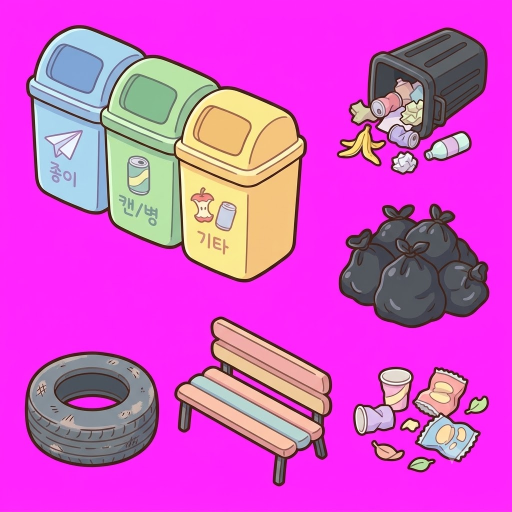
#> input picture 이미지 에셋/테마 1단계 소품.jpg, 1024 x 1024 px (shown at 1/2 size)
$ python cut_theme1.py
#> lines starting #> are read from the running program, lines starting #| are printed output that depends on the picture; after the words box and inside, x2 and y2 are one past the last pixel; in counts of white or black regions, pixels touching at a corner belong together
### game/tools/cut_heroes.py
# 주인공(호야·민지) 시트 → 프레임별 투명 PNG
# 입력: 이미지 에셋/*.png (Gemini 앱 생성, 마젠타/초록 단색 배경, 일부에 격자선·잔상 스프라이트 섞임)
# 처리: 크로마키(배경색 → 투명, 색 번짐 제거) → 격자선 제거 → 연결 요소 중 칸마다 가장 큰 덩어리만 채택(잔상 제외)
#       → 발바닥 정렬 공통 캔버스 → 높이 128px로 축소 → game/assets/sprites/heroes/<id>_<anim>_<n>.png
# 사용: python game/tools/cut_heroes.py     (미리보기: game/assets_src/kids/preview_*.png)
import sys
from pathlib import Path
import numpy as np
from cut_webp import save_webp
from PIL import Image
from scipy import ndimage

ROOT = Path(__file__).resolve().parents[2]
SRC = ROOT / "이미지 에셋"
OUT = ROOT / "game" / "assets" / "sprites" / "heroes"
PREVIEW = ROOT / "game" / "assets_src" / "kids"
IDLE_H = 112         # 두 주인공의 '서 있기' 키를 이 높이로 통일한다(캐릭터 간 크기 차이 방지)
FOOT_PAD = 2         # 캔버스 높이는 모든 프레임(칼 든 공격 등)이 들어가는 공통 크기로 자동 결정

# 시트 파일, 배경색, 키 판정 범위(lo, hi): 키 성분이 lo 이하면 불투명, hi 이상이면 투명.
# 잔상·반투명 격자가 섞인 B·C는 좁게(엄격하게) 잡아 배경에 가까운 옅은 잡티를 함께 지운다.
SHEETS = {
    "A": ("주인공.png", "magenta", (60, 200)),        # 호야 이동
    "B": ("주인공 전투.png", "magenta", (25, 50)),    # 호야 전투(격자선·잔상 있음)
    "C": ("여주인공.png", "green", (25, 50)),         # 민지 이동(잔상 있음)
    "D": ("여주인공 전투.png", "green", (60, 200)),   # 민지 전투
}
# 시트별로 잔상이 캐릭터와 맞닿아 연결 요소로 분리되지 않는 자리를 좌표(x0,y0,x1,y1)로 직접 지운다.
ERASE = {
    "B": [(1380, 875, 1800, 1024),                           # 공격 3 발밑에 붙은 '쓰러진 호야' 잔상
          (1300, 300, 1500, 660)],                           # 공격 3 가방 옆에 붙은 '점프 호야' 잔상
    "C": [(0, 1365, 830, 2048), (1200, 1365, 1560, 2048)],   # 3줄: 잔상 민지·격자 패치(점프 프레임 옆)
}
# 3×3 격자 기준 칸 좌표 (2048px). B는 3×2.
def cell3(c, r): s = 2048 / 3; return (int(c * s), int(r * s), int((c + 1) * s), int((r + 1) * s))
def cellB(c, r): s = 2048 / 3; return (int(c * s), int(r * 1010), int((c + 1) * s), int(r * 1010 + 1010))

# 캐릭터별 애니메이션 → (시트, 칸) 목록
FRAMES = {
    "hoya": {
        "idle":   [("A", cell3(0, 2))],
        "walk":   [("A", cell3(0, 0)), ("A", cell3(1, 0)), ("A", cell3(2, 0))],
        "run":    [("A", cell3(0, 1)), ("A", cell3(1, 1)), ("A", cell3(2, 1))],
        "jump":   [("A", cell3(1, 2)), ("A", cell3(2, 2))],
        "attack": [("B", cellB(0, 0)), ("B", cellB(1, 0)), ("B", cellB(2, 0))],
        # B의 피격 칸은 글자·잔상 민지가 몸에 겹쳐 있고 얼굴도 깨져 있어 서 있는 프레임을 대신 쓴다(피격 섬광으로 표현)
        "hurt":   [("A", cell3(0, 2))],
        "down":   [("B", cellB(1, 1))],
    },
    "minji": {
        "idle":   [("D", cell3(2, 2))],
        "walk":   [("C", cell3(0, 0)), ("C", cell3(1, 0)), ("C", cell3(2, 0))],
        "run":    [("C", cell3(0, 1)), ("C", cell3(1, 1)), ("C", cell3(2, 1))],
        # C의 점프 최고점 칸은 반투명 격자가 다리 뒤에 겹쳐 분리 불가 → 뛰어오르는 프레임 1장만 사용
        "jump":   [("C", cell3(1, 2))],
        "attack": [("D", cell3(0, 0)), ("D", cell3(1, 0)), ("D", cell3(2, 0))],
        "hurt":   [("D", cell3(0, 1))],
        "down":   [("D", cell3(1, 2))],
    },
}

def chroma_key(rgb, key, band=(60, 200), strict_magenta=False):
    """배경색과의 '키 성분' 차이로 부드러운 알파를 만들고, 반투명 가장자리의 배경색 번짐을 제거한다.
    strict_magenta: 마젠타 키를 min(R,B)-G로 계산 → 분홍(꽃잎·볼)처럼 R만 높은 색은 배경으로 오인하지 않는다."""
    r, g, b = [rgb[..., i].astype(np.float32) for i in range(3)]
    if key == "magenta":
        keyness = (np.minimum(r, b) - g) if strict_magenta else (r + b) / 2 - g
        keycol = np.array([255, 0, 255], np.float32)
    else:
        keyness = g - (r + b) / 2; keycol = np.array([0, 255, 0], np.float32)
    lo, hi = float(band[0]), float(band[1])
    alpha = 1 - np.clip((keyness - lo) / (hi - lo), 0, 1)
    a = alpha[..., None]
    col = np.where(a > 0.02, (rgb.astype(np.float32) - (1 - a) * keycol) / np.maximum(a, 0.02), 0)
    return np.clip(col, 0, 255).astype(np.uint8), (alpha * 255).astype(np.uint8)

# [89 lines left out: functions remove_grid_lines, extract, main, not called in this run]

# [2 lines that do not run on import are left out]

### game/tools/cut_webp.py
"""Common WebP encoder for the diet tool and all cut_* asset generators."""
from io import BytesIO
from pathlib import Path
from PIL import Image, ImageChops, features


def difference(original, decoded):
    """All RGBA channels, including hidden RGB; alpha must be preserved exactly."""
    a, b = original.convert('RGBA'), decoded.convert('RGBA')
    if a.size != b.size:
        raise ValueError('WebP dimensions changed')
    delta = ImageChops.difference(a, b)
    hist = delta.histogram()
    pixels = a.width * a.height
    return {'maxChannelDelta': max(v[1] for v in delta.getextrema()),
            'meanChannelDelta': sum(i * hist[c*256+i] for c in range(4) for i in range(256)) / (pixels*4),
            'changedPixelRatio': sum(any(px) for px in delta.get_flattened_data()) / pixels,
            'alphaExact': a.getchannel('A').tobytes() == b.getchannel('A').tobytes()}


def encode_webp(image, lossy=False):
    if not features.check('webp'):
        raise RuntimeError('Pillow WebP support required')
    im = image.convert('RGBA')
    attempts = []
    for lossless, quality in ([(False,90),(False,95),(True,100)] if lossy else [(True,100)]):
        stream = BytesIO()
        im.save(stream, format='WEBP', lossless=lossless, quality=quality, method=6, exact=True)
        data = stream.getvalue()
        with Image.open(BytesIO(data)) as decoded:
            diff = difference(im, decoded)
        attempts.append({'lossless':lossless,'quality':quality,'bytes':len(data), **diff})
        if diff['alphaExact'] and diff['maxChannelDelta'] <= (0 if lossless else 24):
            return data, {**attempts[-1], 'attempts':attempts}
    raise ValueError('Encoder did not preserve alpha / lossless pixels')


def save_webp(image, path):
    """Generators always emit lossless assets, preserving replay pixels and shared path families."""
    dest = Path(path).with_suffix('.webp')
    data, _ = encode_webp(image)
    dest.write_bytes(data)
    # Some runtime paths deliberately retain PNG/JPG for compositing or size. Recutting
    # must refresh those existing companions too, rather than leave stale art in the game.
    png = dest.with_suffix('.png')
    jpg = dest.with_suffix('.jpg')
    if png.exists(): image.save(png, format='PNG', optimize=True)
    if jpg.exists(): image.convert('RGB').save(jpg, format='JPEG', quality=100, optimize=True)
    return dest

### game/tools/cut_theme1.py
# 환경 테마 1 「쓰레기 마을」 그림 가공: 이미지 에셋/테마 1단계 *.jpg, 아이템. 공용.jpg, 바닥 타일.jpg, 쓰레기산.jpg
#   → game/assets/sprites/t1/*.png (투명 PNG · 이어 붙는 바닥 타일)
# 처리: 마젠타 크로마키(JPEG라 띠 폭 넉넉히) → 상자(box)별로 잘라 가장 큰 덩어리(또는 전부) 채택 → 높이 맞춰 축소.
#       바닥은 Gemini 별 표식을 다른 곳 무늬로 덮고(patch), 반 칸 밀어 겹치는 방식으로 이어 붙게(seamless) 만든 뒤 448px로 축소.
# 사용: python game/tools/cut_theme1.py   (미리보기: game/assets_src/theme1/preview_t1.png)
import sys
from pathlib import Path
import numpy as np
from cut_webp import save_webp
from PIL import Image
from scipy import ndimage

sys.path.insert(0, str(Path(__file__).resolve().parent))
from cut_heroes import chroma_key  # noqa: E402

ROOT = Path(__file__).resolve().parents[2]
SRC = ROOT / "이미지 에셋"
OUT = ROOT / "game" / "assets" / "sprites" / "t1"
PREVIEW = ROOT / "game" / "assets_src" / "theme1"
TILE = 448

# (파일, 키 밴드, 지울 영역 목록, 잘라낼 것들[(출력 이름, box, 출력 높이, 모드, 최소 크기 비율)])
# 모드 largest = 상자 안에서 가장 큰 덩어리 하나(번호·글자·잡티 제거), all = 최소 비율 이상 덩어리 전부(연기·흩어진 조각 유지)
SHEETS = [
    ("테마 1단계 소품.jpg", (35, 150), [(870, 870, 960, 960)], [
        ("prop_bins.webp",       (30, 40, 630, 580),  200, "largest", 0),
        ("prop_bin_fallen.webp", (650, 50, 1000, 350), 150, "all", 0.02),
        ("prop_bags.webp",       (660, 370, 1000, 650), 140, "largest", 0),
        ("prop_tire.webp",       (30, 680, 330, 960), 120, "largest", 0),
        ("prop_bench.webp",      (330, 620, 680, 970), 150, "largest", 0),
        ("prop_litter.webp",     (700, 700, 1000, 960), 120, "all", 0.03),
    ]),
    ("테마 1단계 적.jpg", (35, 150), [(870, 870, 960, 960)], [
        ("en_snackbag.webp",  (30, 60, 360, 440),  160, "largest", 0),
        ("en_buttbug.webp",   (365, 60, 700, 440), 160, "largest", 0),
        ("en_bottle.webp",    (700, 60, 1000, 440), 160, "largest", 0),
        ("en_baggy.webp",     (30, 560, 360, 905), 160, "largest", 0),
        ("en_foodwaste.webp", (365, 560, 740, 905), 160, "largest", 0),
        ("en_fly.webp",       (740, 560, 1000, 900), 160, "largest", 0),
    ]),
    ("테마 1단계 보스.jpg", (35, 150), [], [
        ("boss_calm.webp",  (10, 20, 500, 566),  300, "all", 0.02),
        ("boss_angry.webp", (500, 20, 1014, 566), 300, "all", 0.02),
    ]),
    ("아이템. 공용.jpg", (20, 90), [], [
        ("item_sprout.webp",     (55, 55, 340, 340),  64, "largest", 0),
        ("item_sprout_big.webp", (375, 55, 655, 340), 64, "largest", 0),
        ("item_recycle.webp",    (690, 55, 975, 340), 64, "largest", 0),
        ("item_heart.webp",      (55, 370, 340, 655), 64, "largest", 0),
        ("item_orb.webp",        (375, 370, 655, 655), 64, "largest", 0),
        ("item_star.webp",       (690, 370, 975, 655), 64, "largest", 0),
    ]),
]
# (파일, 출력 이름, 별 표식 덮기 [(덮을 상자, 가져올 위치)])
TILES = [
    ("테마 1단계 흙.jpg", "floor_dirt.webp", [((860, 860, 960, 960), (300, 300))]),
    ("바닥 타일.jpg", "floor_concrete.webp", [((860, 860, 960, 960), (300, 300))]),
    ("쓰레기산.jpg", "floor_trash.webp", [((860, 860, 960, 960), (300, 300))]),
]


def cut(col, alpha, box, out_h, mode, min_frac):
    x0, y0, x1, y1 = box
    a = alpha[y0:y1, x0:x1]; c = col[y0:y1, x0:x1]
    mask = a > 40
    lab, n = ndimage.label(ndimage.binary_dilation(mask, iterations=2))
    if n == 0: raise RuntimeError(f"빈 상자 {box}")
    sizes = ndimage.sum(mask, lab, range(1, n + 1))
    if mode == "largest": keep = [int(np.argmax(sizes)) + 1]
    else: keep = [i + 1 for i, s in enumerate(sizes) if s >= min_frac * sizes.max()]
    sel = np.isin(lab, keep) & mask
    ys, xs = np.where(sel)
    by0, by1, bx0, bx1 = ys.min(), ys.max() + 1, xs.min(), xs.max() + 1
    frame = np.dstack([c, np.where(sel, a, 0)])[by0:by1, bx0:bx1]
    im = Image.fromarray(frame, "RGBA").convert("RGBa")
    scale = out_h / im.height
    im = im.resize((max(1, round(im.width * scale)), out_h), Image.LANCZOS).convert("RGBA")
    return im


def make_tile(name, out_name, patches):
    arr = np.asarray(Image.open(SRC / name).convert("RGB")).astype(np.float32)
    h, w = arr.shape[:2]
    for (bx0, by0, bx1, by1), (sx, sy) in patches:
        arr[by0:by1, bx0:bx1] = arr[sy:sy + (by1 - by0), sx:sx + (bx1 - bx0)]
    # 반 칸 민 그림(경계가 원래 그림의 한가운데라 이어짐)을 가장자리 띠(12%)에서만 섞는다 → 상하좌우로 이어 붙어도 티가 안 남
    sh = np.roll(np.roll(arr, h // 2, axis=0), w // 2, axis=1)
    yy, xx = np.mgrid[0:h, 0:w]
    band = 0.12
    dx = np.minimum(xx, w - 1 - xx) / (band * w); dy = np.minimum(yy, h - 1 - yy) / (band * h)
    wgt = (1 - np.clip(np.minimum(dx, dy), 0, 1))[..., None]
    out = arr * (1 - wgt) + sh * wgt
    im = Image.fromarray(np.clip(out, 0, 255).astype(np.uint8)).resize((TILE, TILE), Image.LANCZOS)
    save_webp(im, OUT / out_name)
    print(out_name, im.size, round((OUT / out_name).stat().st_size / 1024), "KB")


def main():
    OUT.mkdir(parents=True, exist_ok=True); PREVIEW.mkdir(parents=True, exist_ok=True)
    made = []
    for name, band, erase, cuts in SHEETS:
        rgb = np.asarray(Image.open(SRC / name).convert("RGB"))
#> rgb is the input picture: shape (1024, 1024, 3); mean R, G, B 213.9, 82.3, 203.4
        col, alpha = chroma_key(rgb, "magenta", band, strict_magenta=True)
#> in chroma_key, `r, g, b = [rgb[..., i].astype(np.float32) for i in range(3)]`:
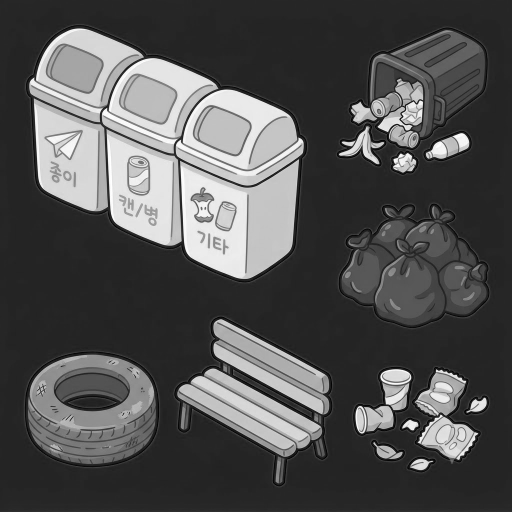
#> g: shape (1024, 1024) float32 (shown at 1/2 size); min 0, max 255, mean 82.3
#> in chroma_key, `keyness = (np.minimum(r, b) - g) if strict_magenta else (r + b) / 2 - g`:
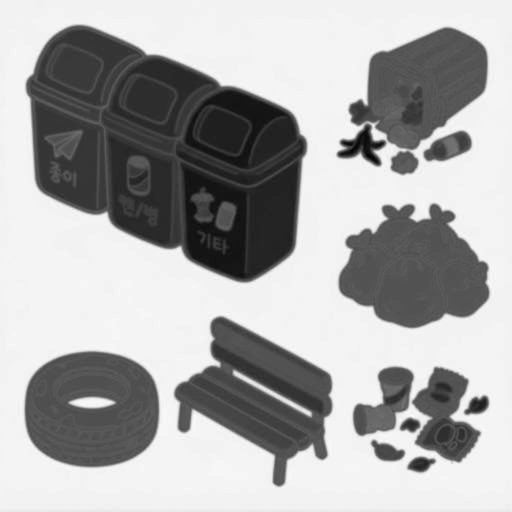
#> keyness: shape (1024, 1024) float32 (shown at 1/2 size); min -119, max 232, mean 116.8; drawn with min black and max white
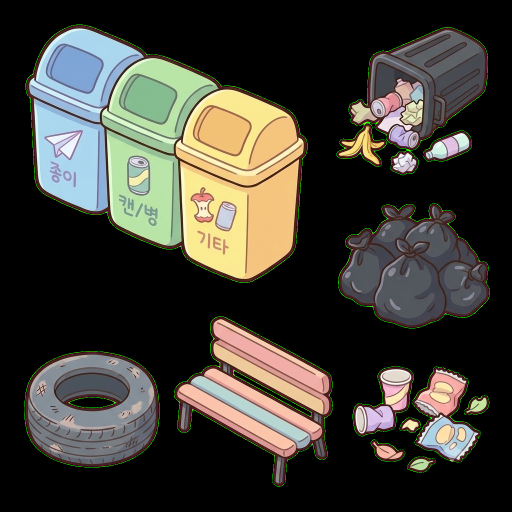
#> col: shape (1024, 1024, 3) (shown at 1/2 size); mean R, G, B 63.8, 62.1, 53.9
        for x0, y0, x1, y1 in erase: alpha[y0:y1, x0:x1] = 0
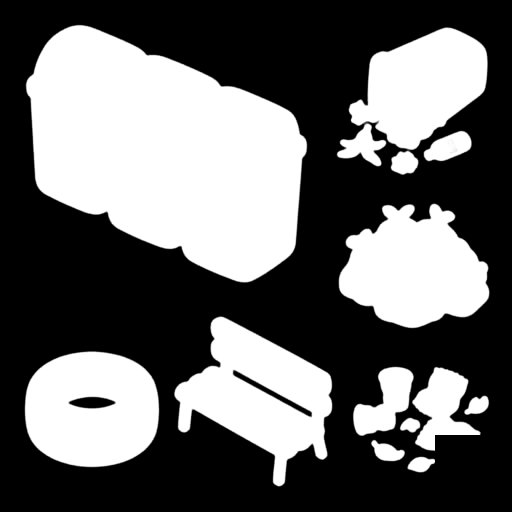
#> alpha: shape (1024, 1024) (shown at 1/2 size); min 0, max 255, mean 103.1
        for out_name, box, out_h, mode, min_frac in cuts:
            im = cut(col, alpha, box, out_h, mode, min_frac)
#> in cut, `c = col[y0:y1, x0:x1]`:
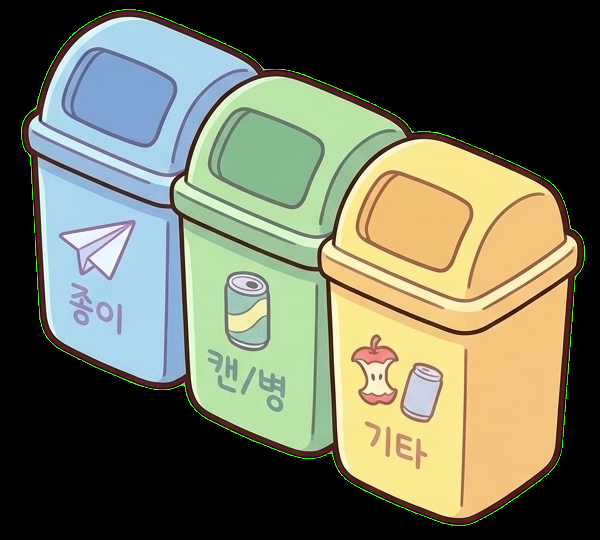
#> c: shape (540, 600, 3); mean R, G, B 110.3, 113.2, 92.5
#> in cut, `mask = a > 40`:
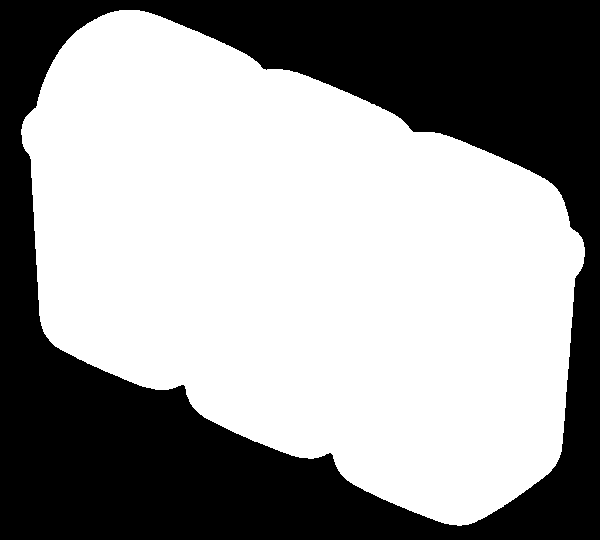
#> mask: shape (540, 600) bool; 59.8% white; 1 black region, box (x1, y1, x2, y2) and area: (0, 0, 600, 540) 130387
#> in cut, `lab, n = ndimage.label(ndimage.binary_dilation(mask, iterations=2))`: lab: shape (540, 600) int32; values 0 (black) and 1 (white), 60.7% white; 1 black region, box (x1, y1, x2, y2) and area: (0, 0, 600, 540) 127171
#> in cut, `lab, n = ndimage.label(ndimage.binary_dilation(mask, iterations=2))`: n = 1
#> in cut, `sizes = ndimage.sum(mask, lab, range(1, n + 1))`: sizes = [193613]
#> in cut, `if mode == "largest": keep = [int(np.argmax(sizes)) + 1]`: keep = [1]
#> in cut, `by0, by1, bx0, bx1 = ys.min(), ys.max() + 1, xs.min(), xs.max() + 1`: by0 = 10; by1 = 526; bx0 = 21; bx1 = 585
#> in cut, `im = im.resize((max(1, round(im.width * scale)), out_h), Image.LANCZOS..`:
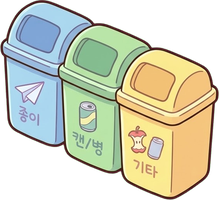
#> im: PIL image 219x200 RGBA; mean R, G, B, A 123.3, 126.6, 103.2, 168.2; transparent parts drawn white
            save_webp(im, OUT / out_name)
#> in difference, `delta = ImageChops.difference(a, b)`: delta: PIL image 219x200 RGBA; every value is 0
#> in difference, `hist = delta.histogram()`: hist = 1024 values, max 43800 at index 0, min 0 at index 1, mean 171.1
            made.append((out_name, im))
            print(out_name, im.size, round((OUT / out_name).stat().st_size / 1024), "KB")
    for name, out_name, patches in TILES: make_tile(name, out_name, patches)
    # 미리보기: 회색 바탕에 잘라낸 것 전부 + 타일 3장(2×2 반복으로 이어짐 확인)
    cell = 170; cols = 6
    rows = (len(made) + cols - 1) // cols
    pv = Image.new("RGBA", (cols * cell, rows * cell + TILE + 10), (90, 90, 100, 255))
    for i, (n, im) in enumerate(made):
        t = im.copy(); t.thumbnail((cell - 10, cell - 10))
        pv.alpha_composite(t, ((i % cols) * cell + (cell - t.width) // 2, (i // cols) * cell + (cell - t.height) // 2))
    for j, (_, out_name, _) in enumerate(TILES):
        tile = Image.open(OUT / out_name).convert("RGBA").resize((TILE // 2, TILE // 2), Image.LANCZOS)
        for a in range(2):
            for b in range(2):
                pv.alpha_composite(tile, (j * (TILE // 2 * 2 + 10) + a * (TILE // 2), rows * cell + 10 + b * (TILE // 2)))
    pv.convert("RGB").save(PREVIEW / "preview_t1.png")
    print("preview:", PREVIEW / "preview_t1.png")


if __name__ == "__main__":
#> (the run stopped early here; a loop or call above may not have finished)
